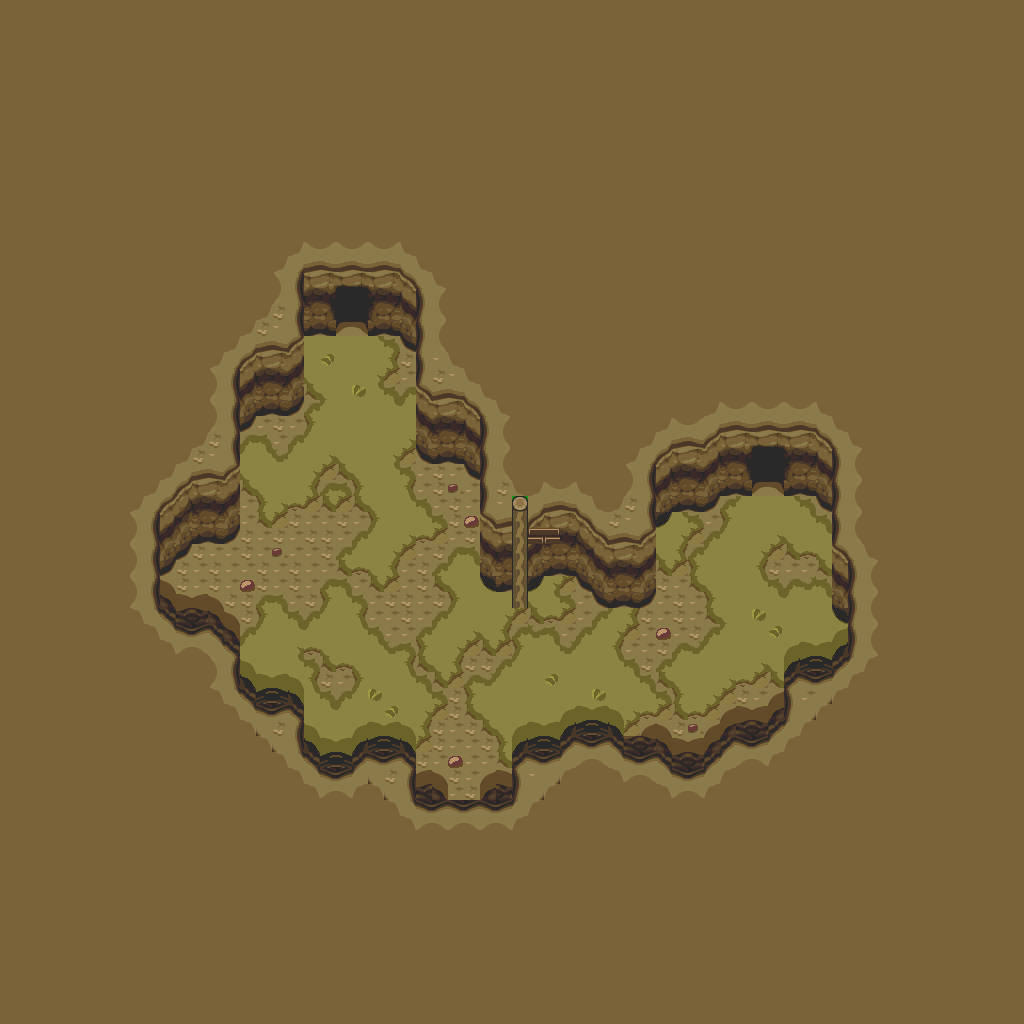

Tiled map render using the project's own tile images. Description and the map definition, with tile-layer contents summarised, below:
An orthogonal 64x64 tile map with 16x16 px tiles, 1 tile layer (base), 1 hidden layer not drawn and 3 objects.

<map version="1.10" tiledversion="1.12.1" orientation="orthogonal" renderorder="right-down" width="64" height="64" tilewidth="16" tileheight="16" infinite="0" nextlayerid="3" nextobjectid="4">
 <tileset firstgid="1" source="../classiciphone_pics4.tsx" />
 <layer id="1" name="base" width="64" height="64">
  <data>[4096 cells, 4096 non-empty, 105 distinct tile ids]</data>
 </layer>
 <layer id="2" name="collision" width="64" height="64" visible="0">
  <properties><property name="collision" value="true" /></properties>
  <data>[4096 cells, 245 non-empty, 1 distinct tile ids]</data>
 </layer>
 <objectgroup id="3" name="npcs">
  <object id="1" x="544.0" y="544.0" width="16" height="16">
   <properties>
    <property name="gani" value="lampanimation.mng" />
    <property name="script" type="string">-- Auto-converted from GraalScript
-- // NPC made by Stefan Knorr
-- [CLIENT-SIDE — server no-op]
-- if (created) {
-- y = 33.5;
-- setimgpart lampanimation.mng,0,0,20,36;
-- dontblock;
-- }</property>
   </properties>
  </object>
  <object id="2" x="480.0" y="496.0" width="16" height="16">
   <properties>
    <property name="gani" value="light2.png" />
    <property name="script" type="string">-- Auto-converted from GraalScript
-- // NPC made by Stefan Knorr
-- if (created) {
-- setimg light2.png;
self.dontblock = true
end
-- [CLIENT-SIDE — server no-op]
-- if (playerenters) {
-- setzoomeffect 3;
-- setcoloreffect 1,.6,0,0.5;
-- drawaslight;
-- }</property>
   </properties>
  </object>
  <object id="3" x="224.0" y="368.0" width="16" height="16">
   <properties>
    <property name="script" type="string">-- Auto-converted from GraalScript
-- // NPC made by maximus_asinus
-- [CLIENT-SIDE — server no-op]
-- if (playerenters || timeout) {
-- timeout = .05;
-- seteffect 0,0,0,.75;
-- }</property>
   </properties>
  </object>
 </objectgroup>
</map>
